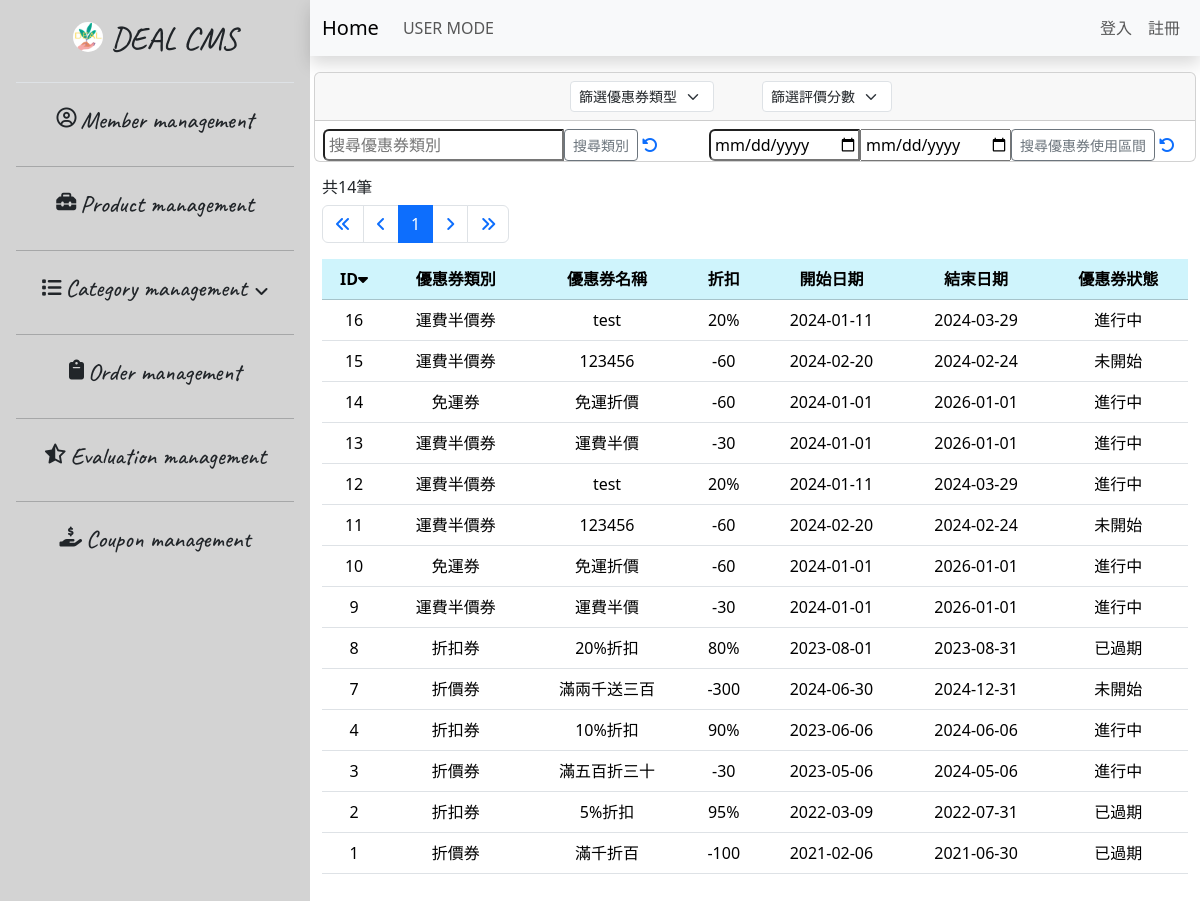
/61.coupon_list.php, run on the app's committed database.
### tables this page shows
CREATE TABLE `coupon` (
  `id` int NOT NULL,
  `coupon_type` varchar(20) NOT NULL,
  `coupon_name` varchar(20) NOT NULL,
  `coupon_discount` varchar(10) NOT NULL,
  `start_date` date NOT NULL,
  `vaild_date` date NOT NULL,
  `coupon_status` varchar(30) NOT NULL
);

### 61.coupon_list-no-admin.php (the view, shortened to what this page needs)
<?php
require __DIR__ . '/0.parts/pdo-connect.php';
$page = isset($_GET['page']) ? intval($_GET['page']) : 1;
$perPage = 25;
$t_sql = "SELECT COUNT(1) FROM coupon";
$totalRows = $pdo->query($t_sql)->fetch(PDO::FETCH_NUM)[0];
$totalPages = ceil($totalRows / $perPage);
if ($totalRows) {
    $sql = sprintf("SELECT * FROM coupon ORDER BY id DESC LIMIT %s, %s", ($page - 1) * $perPage, $perPage);
    $rows = $pdo->query($sql)->fetchAll();
}
?>
<?php include __DIR__ . '/0.parts/html-head.php' ?>
<?php include __DIR__ . '/0.parts/sidebar.php' ?>
<div class="container-fluid px-0 mx-0">
    <?php include __DIR__ . '/0.parts/navbar.60_coupon.php' ?>
    <div class="container-fluid table-bordered table-striped overflow-auto">
        <div class="row mt-3">
            <div class="col">
                <h6>共<?= $totalRows ?>筆</h6>
                <nav aria-label="Page navigation example">
                    <ul class="pagination">
                        <li class="page-item">
                            <a class="page-link" href="?page=1">
                                <i class="fa-solid fa-angles-left"></i>
                            </a>
                        </li>
                        <li class="page-item">
                            <a class="page-link" href="?page=<?= $page != 1 ? $page - 1 : 1 ?>">
                                <i class="fa-solid fa-angle-left"></i>
                            </a>
                        </li>
                        <?php $visiblePageRange = 5;
                        $startPage = max(1, $page - floor($visiblePageRange / 2));
                        $endPage = min($totalPages, $startPage + $visiblePageRange - 1); ?>
                        <?php for ($i = $startPage; $i <= $endPage; $i++) : ?>
                            <li class="page-item <?= $page == $i ? 'active' : '' ?>">
                                <a class="page-link" href="?page=<?= $i ?>"><?= $i ?></a>
                            </li>
                        <?php endfor ?>
                        <li class="page-item">
                            <a class="page-link" href="?page=<?= $page != 45 ? $page + 1 : 45 ?>">
                                <i class="fa-solid fa-angle-right"></i>
                            </a>
                        </li>
                        <li class="page-item">
                            <a class="page-link" href="?page=45">
                                <i class="fa-solid fa-angles-right"></i>
                            </a>
                        </li>
                    </ul>
                </nav>
            </div>
        </div>
        <div class="row">
            <div class="col">
                <table id="myTable" class="table table-hover sortable-table">
                    <thead>
                        <tr class="table-info text-center">
                            <th>ID<i id="sortIcon" class="fa-solid fa-caret-down" onclick="sortTable()" title="變更排序"></th>
                            <th class="text-nowrap">優惠券類別</th>
                            <th class="text-nowrap">優惠券名稱</th>
                            <th class="text-nowrap">折扣</th>
                            <th class="text-nowrap">開始日期</th>
                            <th class="text-nowrap">結束日期</th>
                            <th class="text-nowrap">優惠券狀態</th>
                        </tr>
                    </thead>
                    <tbody>
                        <?php foreach ($rows as $r) : ?>
                            <tr class="text-center">
                                <td><?= $r['id'] ?></td>
                                <td><?= $r['coupon_type'] ?></td>
                                <td><?= $r['coupon_name'] ?></td>
                                <td><?= $r['coupon_discount'] ?></td>
                                <td><?= $r['start_date'] ?></td>
                                <td><?= $r['vaild_date'] ?></td>
                                <td><?= $r['coupon_status'] ?></td>
                            </tr>
                        <?php endforeach ?>
                    </tbody>
                </table>
            </div>
        </div>
    </div>
</div>
<?php include __DIR__ . '/0.parts/html-foot.php' ?>

### 0.parts/html-head.php (style rules this page uses)
body { height: 1200px; }

### 61.coupon_list-no-admin.php (style rules this page uses)
.overflow-auto { height: 1000px; }

### data on the page
coupon: id "16", coupon_type "運費半價券", coupon_name "test", coupon_discount "20%", start_date "2024-01-11", vaild_date "2024-03-29", coupon_status "進行中"
coupon: id "15", coupon_type "運費半價券", coupon_name "123456", coupon_discount "-60", start_date "2024-02-20", vaild_date "2024-02-24", coupon_status "未開始"
coupon: id "14", coupon_type "免運券", coupon_name "免運折價", coupon_discount "-60", start_date "2024-01-01", vaild_date "2026-01-01", coupon_status "進行中"
coupon: id "13", coupon_type "運費半價券", coupon_name "運費半價", coupon_discount "-30", start_date "2024-01-01", vaild_date "2026-01-01", coupon_status "進行中"
coupon: id "12", coupon_type "運費半價券", coupon_name "test", coupon_discount "20%", start_date "2024-01-11", vaild_date "2024-03-29", coupon_status "進行中"
coupon: id "11", coupon_type "運費半價券", coupon_name "123456", coupon_discount "-60", start_date "2024-02-20", vaild_date "2024-02-24", coupon_status "未開始"
coupon: id "10", coupon_type "免運券", coupon_name "免運折價", coupon_discount "-60", start_date "2024-01-01", vaild_date "2026-01-01", coupon_status "進行中"
coupon: id "9", coupon_type "運費半價券", coupon_name "運費半價", coupon_discount "-30", start_date "2024-01-01", vaild_date "2026-01-01", coupon_status "進行中"
coupon: id "8", coupon_type "折扣券", coupon_name "20%折扣", coupon_discount "80%", start_date "2023-08-01", vaild_date "2023-08-31", coupon_status "已過期"
coupon: id "7", coupon_type "折價券", coupon_name "滿兩千送三百", coupon_discount "-300", start_date "2024-06-30", vaild_date "2024-12-31", coupon_status "未開始"
coupon: id "4", coupon_type "折扣券", coupon_name "10%折扣", coupon_discount "90%", start_date "2023-06-06", vaild_date "2024-06-06", coupon_status "進行中"
coupon: id "3", coupon_type "折價券", coupon_name "滿五百折三十", coupon_discount "-30", start_date "2023-05-06", vaild_date "2024-05-06", coupon_status "進行中"
coupon: id "2", coupon_type "折扣券", coupon_name "5%折扣", coupon_discount "95%", start_date "2022-03-09", vaild_date "2022-07-31", coupon_status "已過期"
coupon: id "1", coupon_type "折價券", coupon_name "滿千折百", coupon_discount "-100", start_date "2021-02-06", vaild_date "2021-06-30", coupon_status "已過期"

### other printed values
$totalRows "14"
